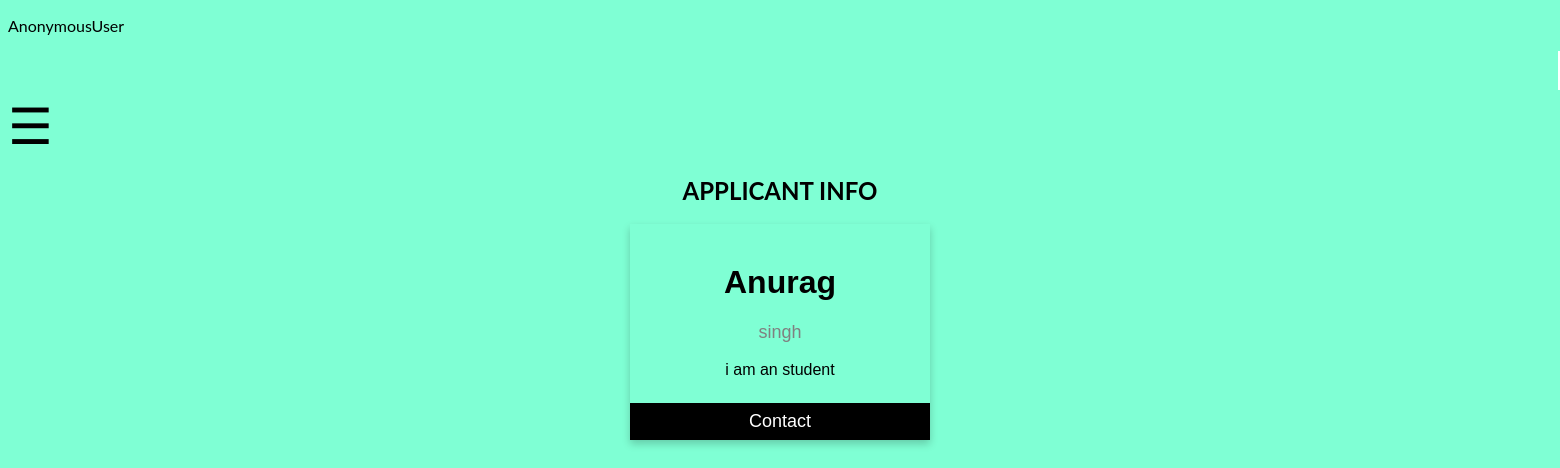
/about/3/, run on an earlier commit of the app's database.
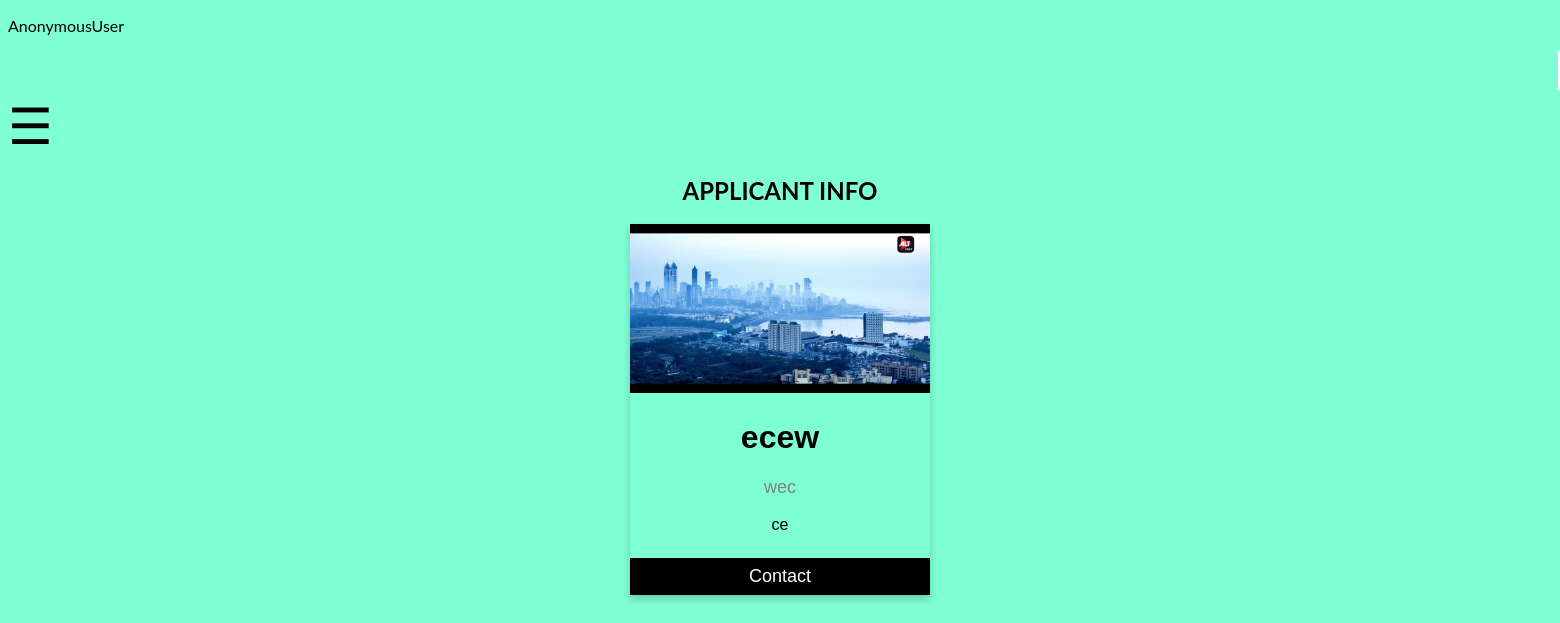
And on a later commit of the database.
### app1/models.py (models this page shows)
class BASIC_DATA(models.Model):
    id = models.AutoField(primary_key=True)
    first_name = models.CharField(max_length=100)
    last_name = models.CharField(max_length=100)
    father_name = models.CharField(max_length= 200)
    mother_name=models.CharField(max_length=200, default='')
    about_you = models.TextField()
    profile = models.FileField(upload_to="profile_images/")

### app1/views.py (the view)
# urls.py: path('about/<int:pk>/', views.about, name="about"),
def about(request,pk):
    data=BASIC_DATA.objects.get(id=pk)
    print(data.profile.path)
    return render(request,'about.html',{"data":data})
    return render(request,'about.html')

### templates/about.html (shortened to what this page needs)
{% extends "home.html" %}
    {% block content %}
    <h2 style="text-align:center">APPLICANT INFO</h2>
    <div class="card">
        <img src="{{data.profile.url}}"alt="" style="width:100%">
        <h1>{{data.first_name}}</h1>
        <p class="title">{{data.last_name}}</p>
        <p>{{data.about_you}}</p>
    <form action="http://127.0.0.1:8000/send_email/" method="post">
        <p><button>Contact</button></p>
    </form>
    </div>
{%endblock%}

What changed in the data, as far as the page shows it:
changed BASIC_DATA: profile: picture added; first_name "Anurag" → "ecew"; last_name "singh" → "wec"; about_you "i am an student" → "ce"
